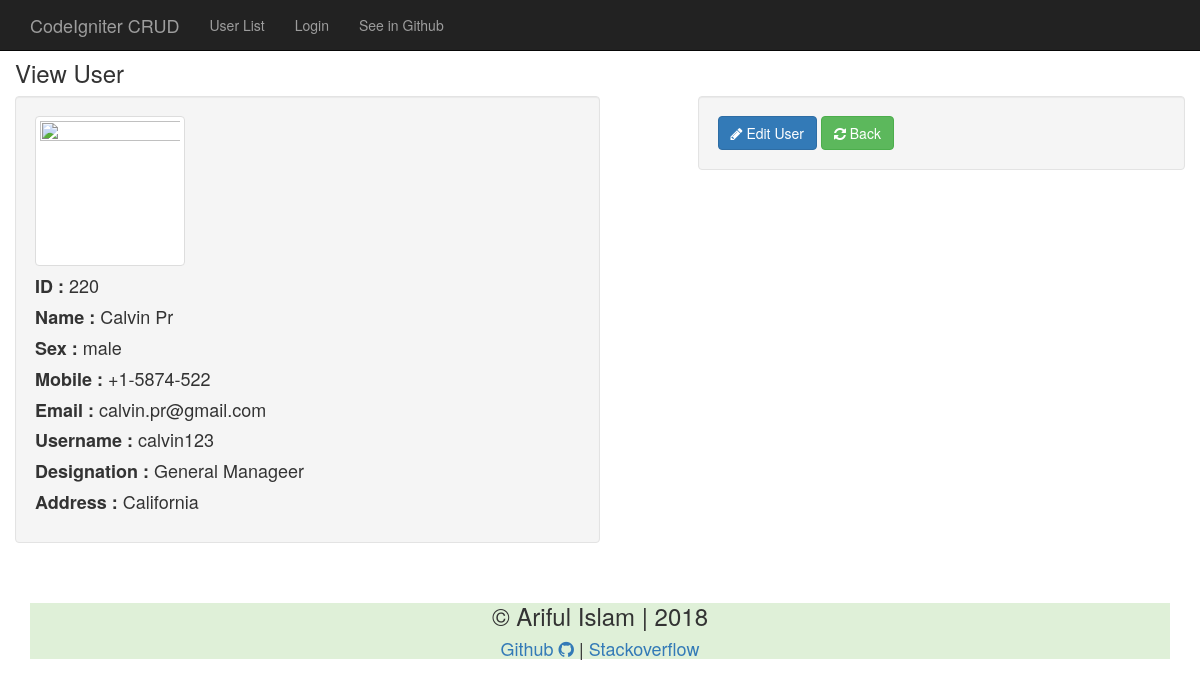
/user/viewuser/220, run on the app's committed database.
### tables this page shows
CREATE TABLE `usertable` (
  `id` int(11) NOT NULL,
  `name` varchar(50) NOT NULL,
  `sex` varchar(10) NOT NULL,
  `username` varchar(32) NOT NULL,
  `password` varchar(32) NOT NULL,
  `mobile` varchar(15) NOT NULL,
  `address` varchar(50) NOT NULL,
  `email` varchar(50) NOT NULL,
  `designation` varchar(100) NOT NULL,
  `image` varchar(50) NOT NULL
);

### application/controllers/User.php (called while the page is built, shortened)
<?php
class User extends  CI_Controller{
    public function __construct()
    {
        $this->load->model('UserModel');
        $this->load->helper('security');
    }
    public function viewuser($userid = "")
    {
       $this->load->view('template/inc/header.php');
	   $data['userdata'] = $this->UserModel->getsingleuser($userid);
       $this->load->view('template/user/viewsingleuser.php',$data);
       $this->load->view('template/inc/footer.php');
    }
}

### index.php (called while the page is built, shortened)
<?php
require_once BASEPATH.'core/CodeIgniter.php';

### application/models/UserModel.php (called while the page is built, shortened)
<?php
    class UserModel extends  CI_Model{
        public function __construct()
        {
            $this->db = $this->load->database("default",TRUE);
        }
        public function getsingleuser($userid)
        {
            $where['id']  = $userid;
            $result = $this->db->get_where("usertable",$where);
            return $result->result_array();
        }
    }
?>

### application/views/template/user/viewsingleuser.php (the view)
<div class="row" style="margin-top: 40px;">
    <div class="card">
        <h3>View User</h3>
    </div>
    <div class="well spacing-top col-md-6">
        <img src="<?php echo base_url();?>/uploads/userphoto/<?php echo $userdata[0]['image']; ?>" class="img-thumbnail" alt="" width="150px" height="150px">
        <h4><strong>ID :</strong> <?php echo $userdata[0]['id']; ?></h4>
        <h4><strong>Name :</strong> <?php echo $userdata[0]['name']; ?></h4>
        <h4><strong>Sex :</strong> <?php echo $userdata[0]['sex']; ?></h4>
        <h4><strong>Mobile :</strong> <?php echo $userdata[0]['mobile']; ?></h4>
        <h4><strong>Email :</strong> <?php echo $userdata[0]['email']; ?></h4>
        <h4><strong>Username :</strong> <?php echo $userdata[0]['username']; ?></h4>
        <h4><strong>Designation :</strong> <?php echo $userdata[0]['designation']; ?></h4>
        <h4><strong>Address :</strong> <?php echo $userdata[0]['address']; ?></h4>
    </div>
    <div class="well spacing-top col-md-offset-1 col-md-5">
        <a href="<?php echo site_url("user/edituser")."/"; ?><?php echo $userdata[0]['id']; ?>" class="btn btn-primary"><i class="fa fa-pencil"></i>&nbsp;Edit User</a> <a href="<?php echo site_url("user/userlist"); ?>" class="btn btn-success"><i class="fa fa-refresh"></i>&nbsp;Back</a>
    </div>
</div>

### data on the page
usertable: id "220", name "Calvin Pr", sex "male", mobile "+1-5874-522", email "calvin.pr@gmail.com", username "calvin123", designation "General Manageer", address "California"
